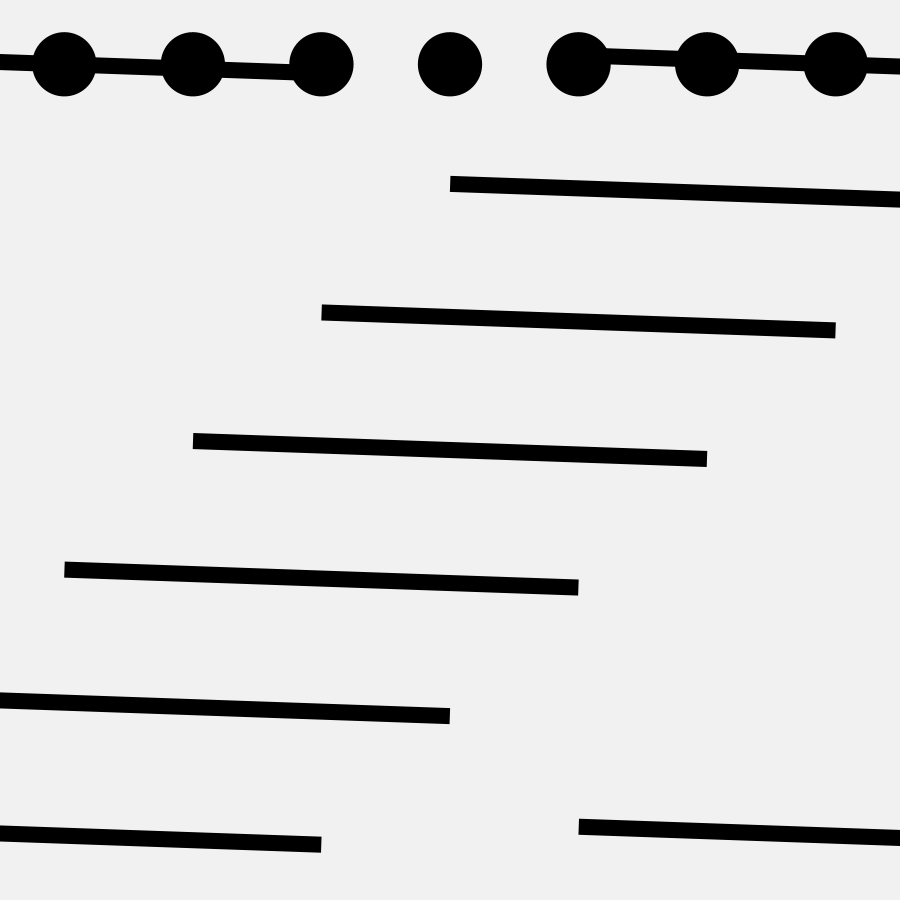
Frame 1 (no input)
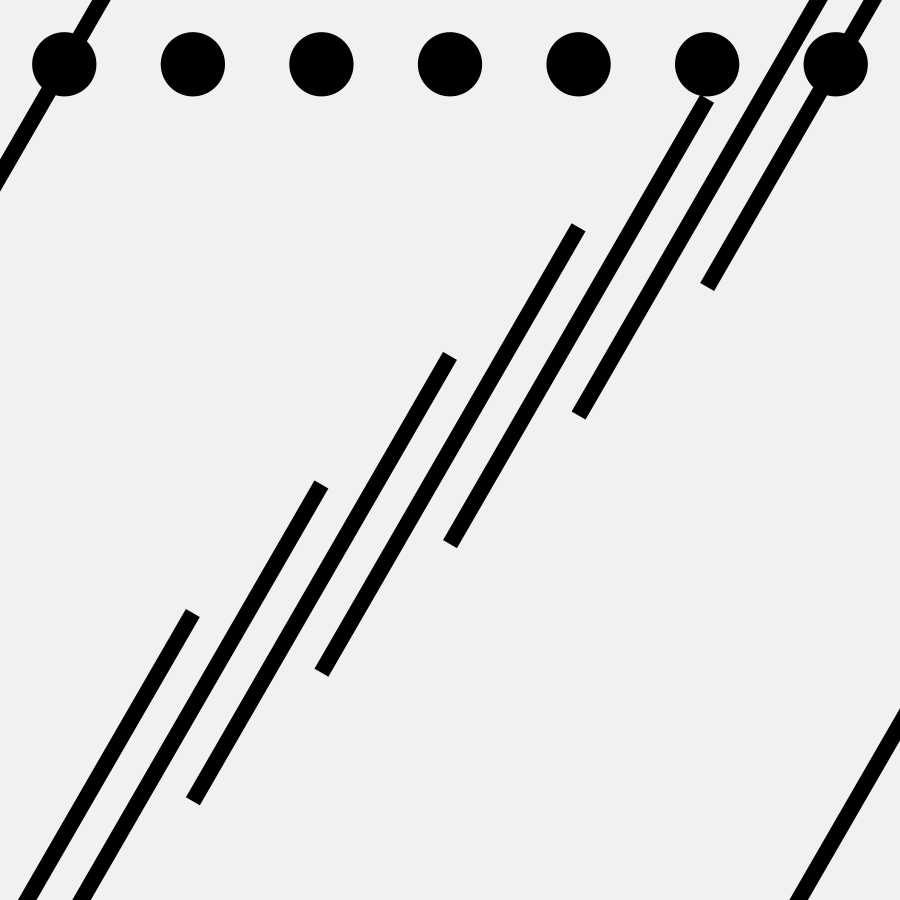
Frame 60 (the mouse pressed at the canvas centre just before this capture)
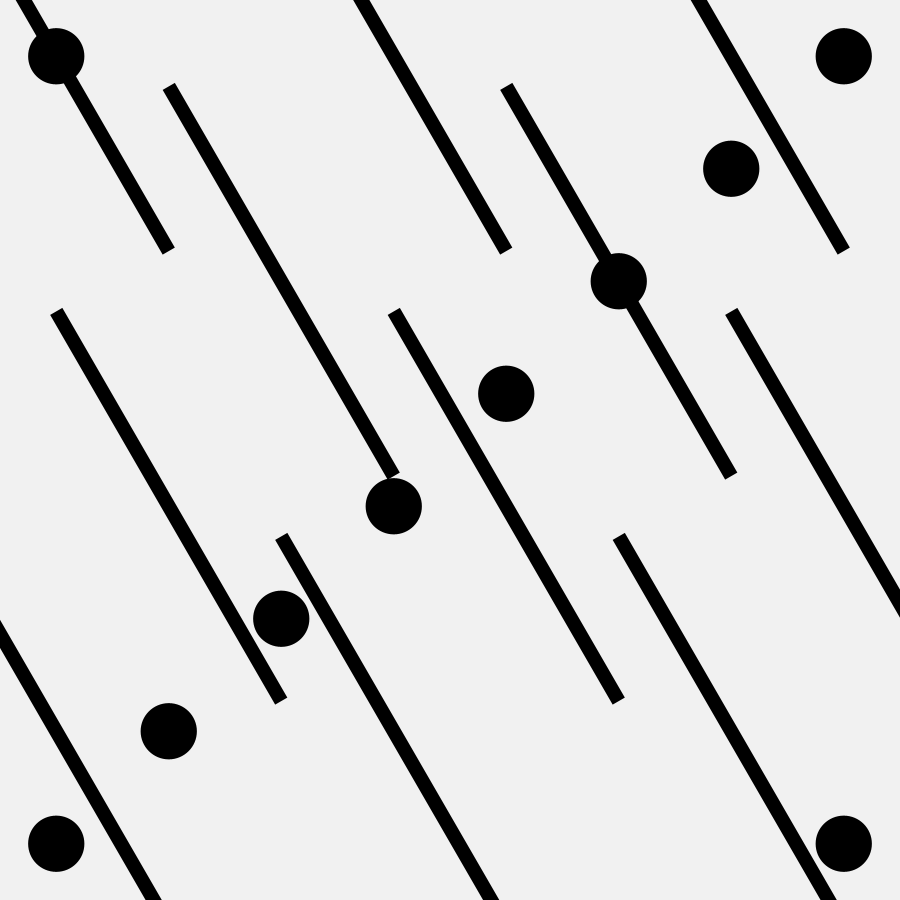
Frame 120 (the mouse held since frame 60 and released just before this capture)

The Processing sketch that drew these frames (run headless with seeded random() and noise(); from frame 60 on, the mouse is pressed at the canvas centre):

// Processing sketch: modulo_operations
// ── modulo_operations.pde
boolean switchColors = false;

color white = #f1f1f1;
color black = 0;

color fg, bg;
float tilesX;
void setup() {
  size(900, 900);
  switchColors = !switchColors;
  tilesX = int(random(3, random(30)));
}

void draw() {
  if (frameCount % 30 == 0) {
    switchColors = !switchColors;
    tilesX = int(random(3, 20));
  }

  if (switchColors == true) {
    fg = black;
    bg = white;
  } else {
    fg = white;
    bg = black;
  }

  background(bg);
  fill(fg);
  noStroke();

  int counter = 0;
  float tilesY = tilesX;
  float tileW = width/tilesX;
  float tileH = height/tilesY;

  translate(tileW/2, tileH/2);

  rectMode(CENTER);

  for (int x = 0; x < tilesX; x++) {
    for (int y = 0; y < tilesY; y++) {

      if (counter % 7 == 0) {
        push();
        translate(x*tileW, y*tileH);
        ellipse(0, 0, tileW/2, tileH/2);
        pop();
      }
      if (counter % 6 == 0) {
        push();
        translate(x*tileW, y*tileH);
        rotate(radians(frameCount*2));
        rect(0, 0, tileW*4, tileH/8);
        pop();
      }

      counter++;
    }
  }
}
